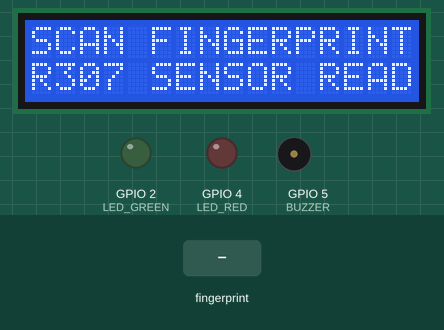
A sketch run on a simulated ESP32. On the bench: 16×2 character LCD, output pins drawn as LEDs (lit = HIGH), buzzer (waves = sounding, pin HIGH). The test bench sets the inputs (shaded band). WiFi joins after 1.5 s; servers stay silent unless stated; uploads are accepted with an empty reply; what the sketch prints to the serial monitor is not drawn.

Above: at 5.8 s.
5.9 s: finger stored as number 1 placed on the sensor
At 6.4 s:
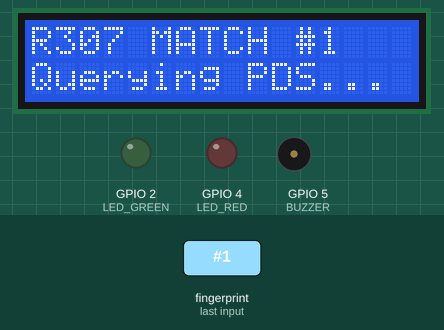
At 8.0 s:
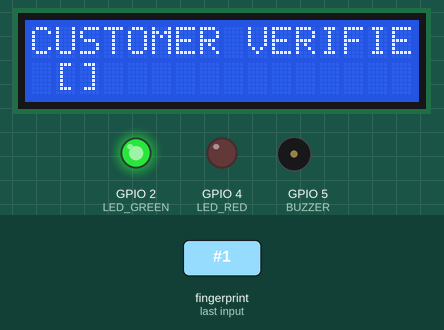
Timing chart, 0 to 11.3 s (numbered marks = the images above; inputs shaded):
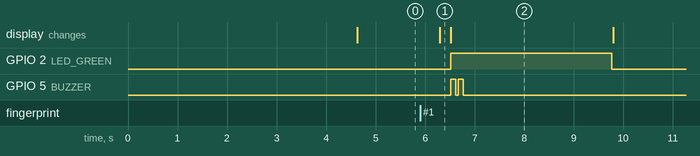

The sketch:

fingerprint_authentication.ino
```cpp
/*
 * =========================================================================================
 * Smart Indian Public Distribution System (PDS)
 * ESP32 Biometric Authentication Module - Specifically for R307 Optical Sensor
 * =========================================================================================
 *
 * Hardware:
 * - ESP32 NodeMCU-32S
 * - R307 Optical Fingerprint Sensor (57600 baud, 5V power, 1000 template capacity)
 * - 16x2 I2C LCD (0x27)
 * - Status LEDs (Green=GPIO 2, Red=GPIO 4) & Buzzer (GPIO 5)
 *
 * R307 Pin Connections:
 *   Pin 1 (Red)    : VCC -> ESP32 5V / VIN (Requires steady 5V DC)
 *   Pin 2 (Black)  : GND -> ESP32 GND
 *   Pin 3 (Yellow) : TXD -> ESP32 GPIO 16 (Serial2 RX)
 *   Pin 4 (White)  : RXD -> ESP32 GPIO 17 (Serial2 TX)
 *   Pin 5 (Blue)   : WAK / Touch Out -> ESP32 GPIO 34 (Optional)
 * =========================================================================================
 */

#include <WiFi.h>
#include <HTTPClient.h>
#include <Adafruit_Fingerprint.h>
#include <Wire.h>
#include <LiquidCrystal_I2C.h>
#include <ArduinoJson.h>

// WiFi Configuration
const char* ssid = "YOUR_WIFI_SSID";
const char* password = "YOUR_WIFI_PASSWORD";

// Smart PDS Backend Verification API Endpoint
const char* verifyApiUrl = "http://192.168.1.100:5000/api/iot/verify";
const char* deviceToken = "DEV-OFF001-ESP32-SECURE"; // Office OFF001 POS Terminal
const char* assignedOfficeId = "OFF001";

#define R307_RX_PIN 16 // To Yellow Wire
#define R307_TX_PIN 17 // To White Wire

const int LED_GREEN = 2;
const int LED_RED = 4;
const int BUZZER = 5;

HardwareSerial r307Serial(2);
Adafruit_Fingerprint finger = Adafruit_Fingerprint(&r307Serial);
LiquidCrystal_I2C lcd(0x27, 16, 2);

void setup() {
  Serial.begin(115200);
  pinMode(LED_GREEN, OUTPUT);
  pinMode(LED_RED, OUTPUT);
  pinMode(BUZZER, OUTPUT);

  Wire.begin(21, 22);
  lcd.init();
  lcd.backlight();
  lcd.setCursor(0, 0);
  lcd.print("R307 PDS POS");
  lcd.setCursor(0, 1);
  lcd.print("Office: " + String(assignedOfficeId));

  WiFi.begin(ssid, password);
  int count = 0;
  while (WiFi.status() != WL_CONNECTED && count < 15) {
    delay(500);
    Serial.print(".");
    count++;
  }

  // Initialize R307 at 57600 baud
  r307Serial.begin(57600, SERIAL_8N1, R307_RX_PIN, R307_TX_PIN);
  delay(500);

  finger.begin(57600);
  if (finger.verifyPassword()) {
    Serial.println("\n✅ R307 Optical Sensor Initialized successfully.");
    finger.getParameters();
    Serial.print("  - R307 Capacity: "); Serial.print(finger.capacity); Serial.println(" templates");
  } else {
    Serial.println("\n❌ R307 Optical Sensor not responding. Check 5V power supply.");
    digitalWrite(LED_RED, HIGH);
  }

  delay(1500);
  resetDisplay();
}

void loop() {
  // Check for citizen finger placed on R307 prism
  int matchedSlot = scanR307Fingerprint();
  if (matchedSlot > 0) {
    handleR307CitizenVerification(matchedSlot);
  }
  delay(100);
}

void resetDisplay() {
  lcd.clear();
  lcd.print("SCAN FINGERPRINT");
  lcd.setCursor(0, 1);
  lcd.print("R307 SENSOR READY");
}

int scanR307Fingerprint() {
  // Step 1: Capture optical image from R307
  uint8_t p = finger.getImage();
  if (p != FINGERPRINT_OK) return -1;

  // Step 2: Extract minutiae to CharBuffer 1
  p = finger.image2Tz();
  if (p != FINGERPRINT_OK) return -1;

  // Step 3: Fast 1:N hardware search across R307 flash database
  p = finger.fingerFastSearch();
  if (p != FINGERPRINT_OK) {
    showR307AuthFailed("No Match Found");
    return -1;
  }

  // Fingerprint matched!
  Serial.print("[R307] Matched Template Slot ID #"); Serial.println(finger.fingerID);
  Serial.print("[R307] Matching Confidence Score: "); Serial.println(finger.confidence);
  return finger.fingerID;
}

void handleR307CitizenVerification(int slotId) {
  lcd.clear();
  lcd.print("R307 MATCH #" + String(slotId));
  lcd.setCursor(0, 1);
  lcd.print("Querying PDS...");

  if (WiFi.status() == WL_CONNECTED) {
    HTTPClient http;
    http.begin(verifyApiUrl);
    http.addHeader("Content-Type", "application/json");
    http.addHeader("X-Device-Token", deviceToken);

    // Map slot or pass ID
    StaticJsonDocument<256> doc;
    doc["customerIdOrRationCard"] = "CUST-TN-2025-001"; // Or entered via keypad
    doc["templateRef"] = "FP-REF-GOWTHAM01";
    doc["officeId"] = assignedOfficeId;

    String payload;
    serializeJson(doc, payload);

    int httpCode = http.POST(payload);
    if (httpCode == 200) {
      String response = http.getString();
      StaticJsonDocument<512> res;
      deserializeJson(res, response);

      const char* name = res["customer"]["fullName"];
      const char* cat = res["customer"]["category"];

      lcd.clear();
      lcd.print("CUSTOMER VERIFIED");
      lcd.setCursor(0, 1);
      lcd.print(String(name).substring(0, 10) + " [" + String(cat) + "]");

      digitalWrite(LED_GREEN, HIGH);
      beep(100); delay(50); beep(100);
      delay(3000);
      digitalWrite(LED_GREEN, LOW);
    } else {
      showR307AuthFailed("Backend Rejected");
    }
    http.end();
  } else {
    // Local verification mode
    lcd.clear();
    lcd.print("VERIFIED (LOCAL)");
    lcd.setCursor(0, 1);
    lcd.print("Slot #" + String(slotId) + " Confirmed");

    digitalWrite(LED_GREEN, HIGH);
    beep(150);
    delay(2500);
    digitalWrite(LED_GREEN, LOW);
  }

  resetDisplay();
}

void showR307AuthFailed(String reason) {
  lcd.clear();
  lcd.print("AUTH FAILED!");
  lcd.setCursor(0, 1);
  lcd.print(reason);

  digitalWrite(LED_RED, HIGH);
  beep(500);
  delay(2000);
  digitalWrite(LED_RED, LOW);

  resetDisplay();
}

void beep(int ms) {
  digitalWrite(BUZZER, HIGH);
  delay(ms);
  digitalWrite(BUZZER, LOW);
}
```

Measured:
- after the input at 5.9 s, GPIO 2 (LED_GREEN): LOW → HIGH after 0.62 s, → LOW 3.3 s later; GPIO 5 (BUZZER): alternates HIGH for 0.10 s and LOW for 0.05 s, 4 changes in all, then stays LOW, starting after 0.62 s; the display: changes after 0.40 s (image 1)
